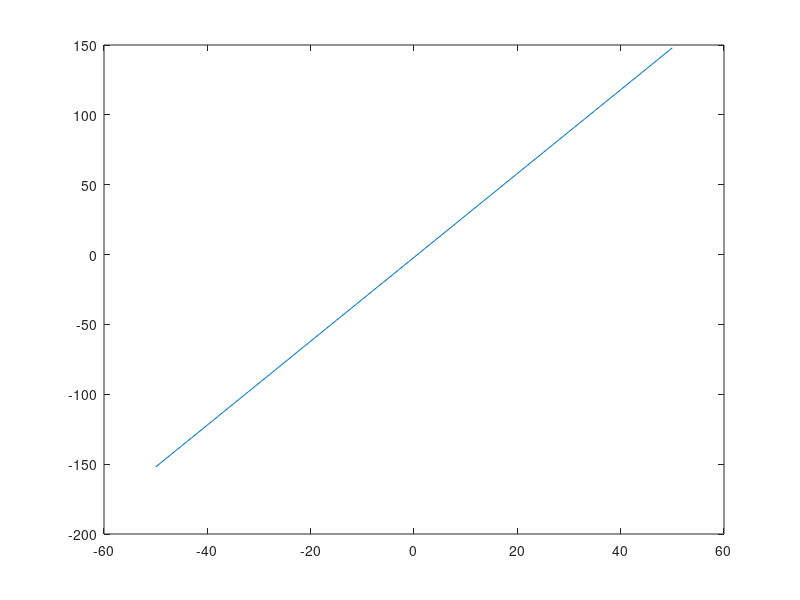

Reproduce this figure in MATLAB.
% Ocatve Script
% Title                :Funciones algebraicas (polinomios y racionales)
% Description          :Script para identificar funciones algebraicas 
% Author               :Patricia Zaragoza Palma
% Date                 :20211118
% Version              :1
% Usege                :octave>cd /path/
%                      :octave>Funcionesalgebraicas
%                      :Requiere aplicacion octave, usar su linea de comandos 
% Notes                :Poder identificar el tipo de funcion algebraica mediante graficas y definir si es de tipo polinomial o racional
%                      :usar comandos 

disp('Polinomica')
disp('x = 2')


clear
% Dominio de la Funcion 
x= -50:1:50
% Reglas de correspondencia (Funcion)
y= x+2*x-2
% Plotear funcion 
plot(x, y);
